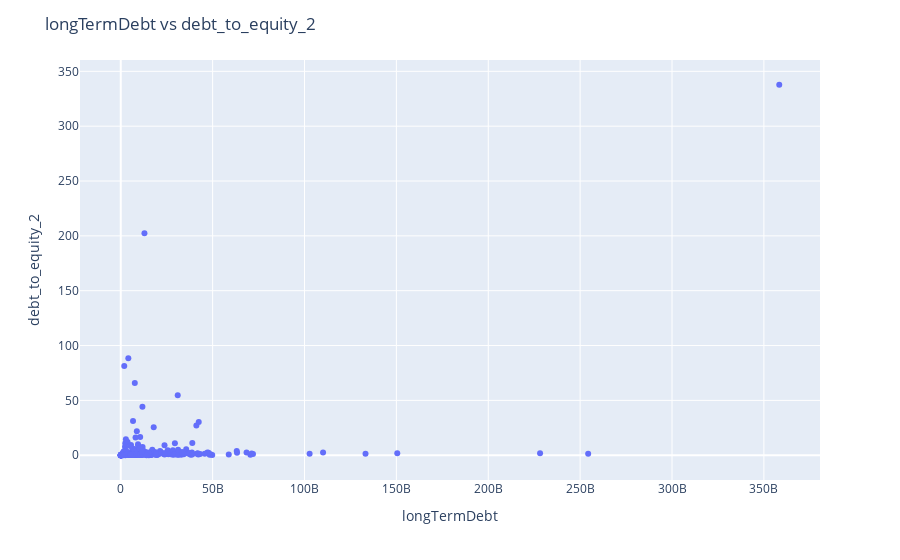

Here is the notebook cell this chart was saved with:
### Code cell
metric = 'debt_to_equity_2'
relevant_cols = ['longTermDebt', 'currentDebt', 'totalShareholderEquity']
x = relevant_cols[0]
hoover_data = relevant_cols[1:]
# "some financial analysts would treat a negative equity value as a special case and may avoid calculating the Debt-to-Equity ratio at all because the ratio could be misleading"
# summary = summarize_metric(df.copy(), metric, relevant_cols, x, hoover_data)
summary = index_metric_summary(df[df[metric]>0], metric, relevant_cols, x, hoover_data)

### Figure 1 — Plotly figure (JSON) as saved in the notebook; plotly's stock layout.template omitted (floating-point values rounded to 4 significant figures; data arrays with more than 128 entries replaced by an {"elided": "..."} marker saying what was removed)
{"data": [{"customdata": {"elided": "387x3 mixed values"}, "hovertemplate": "longTermDebt=%{x}<br>debt_to_equity_2=%{y}<br>symbol=%{customdata[0]}<br>currentDebt=%{customdata[1]}<br>totalShareholderEquity=%{customdata[2]}<extra></extra>", "legendgroup": "", "marker": {"color": "#636efa", "symbol": "circle"}, "mode": "markers", "name": "", "orientation": "v", "showlegend": false, "type": "scatter", "x": {"elided": "387 int values"}, "xaxis": "x", "y": {"elided": "387 float values"}, "yaxis": "y"}], "layout": {"hovermode": "closest", "legend": {"tracegroupgap": 0}, "margin": {"t": 60}, "title": {"text": "longTermDebt vs debt_to_equity_2"}, "xaxis": {"anchor": "y", "domain": [0, 1], "title": {"text": "longTermDebt"}}, "yaxis": {"anchor": "x", "domain": [0, 1], "title": {"text": "debt_to_equity_2"}}}}
